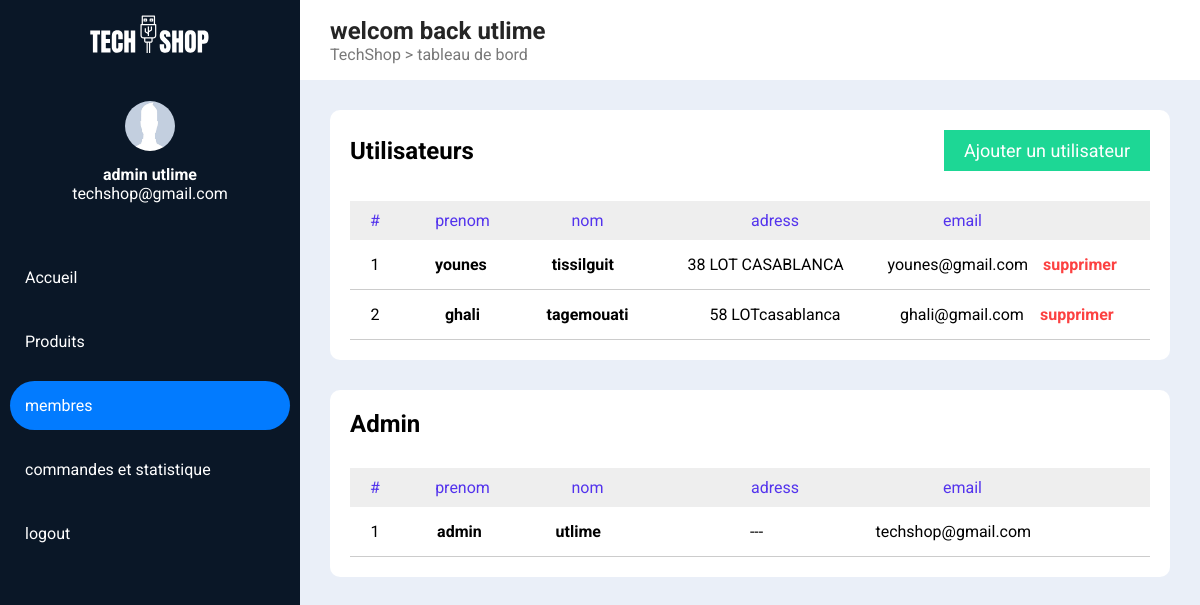
Screenshot of /admin/admin_users.php (signed in) with the database file from the repository.
### tables this page shows
CREATE TABLE `client` (
  `clientID` int(11) NOT NULL,
  `nom` varchar(255) NOT NULL,
  `prenom` varchar(255) NOT NULL,
  `address` varchar(255) NOT NULL,
  `email` varchar(255) NOT NULL,
  `mdp` varchar(255) NOT NULL,
  `autori` int(1) NOT NULL DEFAULT 0
);

### admin/admin_users.php (the view, shortened to what this page needs)
<?php
    include '../includes/connect.php' ;
    $sql = " SELECT * FROM client WHERE autori != 1" ;
    $result = mysqli_query($conn, $sql);
    $users = mysqli_fetch_all($result, MYSQLI_ASSOC);
    $sql = " SELECT * FROM client WHERE autori = 1" ;
    $result = mysqli_query($conn, $sql);
    $admins = mysqli_fetch_all($result, MYSQLI_ASSOC);
    $id = $_SESSION["id"];
    $sql = "SELECT * FROM client WHERE clientID = '$id' ";
    $result = mysqli_query($conn, $sql);
    $admin = mysqli_fetch_assoc($result);
?>
<!DOCTYPE html>
<html lang="en">
<head>
    <link rel="stylesheet" href="../css/admin.css">
    <link rel="stylesheet" href="../css/admin_user.css">
</head>
<body>
  <nav id="left_nav">
    <img class="logo" src="../assets/logo.svg" alt="">
    <div class="admin_inf">
      <img src="../assets/avatar3.jpg" alt="">
      <h4><?php echo $admin['nom'] . " " . $admin['prenom']; ?></h4>
        <p><?php echo $admin['email']; ?></p>
    </div>
    <ul class="dash_links">
        <li><a href="./home.php">Accueil</a></li>
        <li><a href="./admin_produit.php">Produits</a></li>
        <li><a class="active" href="./admin_users.php">membres</a></li>
        <li><a href="admin_cmd.php">commandes et statistique</a></li>
        <li><a href="../page/logout.php">logout</a></li>
    </ul>
  </nav>
  <div id="top_nav">
    <div class="">
      <h2>welcom back <?php echo $admin['prenom'] ?></h2>
      <p>TechShop > tableau de bord</p>
    </div>
  </div>
  <section id="users">
      <div class="containe">
         <div class="box">
              <div class="table_head">
                <h1>Utilisateurs</h1>
                <a href="./admin_ajout_user.php">Ajouter un utilisateur</a>
              </div>
              <div class="bare">
                  <p>#</p>
                  <p>prenom</p>
                  <p>nom</p>
                  <p>adress</p>
                  <p>email</p>
              </div>
              <?php
              $counter = 1;
              foreach($users as $user) {?>
              <div class="onePro">
                  <p class="text-center"><?php echo $counter++; ?></p>
                  <h2><?php echo $user['nom'] ;?></h2>
                  <h3><?php echo $user['prenom'] ;?> </h3>
                  <div class="text-center"><?php echo $user['address'];?></div>
                  <p><?php echo $user['email'] ;?></p>
                  <a class="supprim" href="admin_users.php?id_client=<?php echo $user['clientID'] ; ?>">
                      supprimer
                  </a>
                  </div>
              <?php } ?>
          </div>
          <div class="box">
               <div class="table_head">
                 <h1>Admin</h1>
               </div>
               <div class="bare">
                   <p>#</p>
                   <p>prenom</p>
                   <p>nom</p>
                   <p>adress</p>
                   <p>email</p>
               </div>
               <?php
               $counter = 1;
               foreach($admins as $admin) {?>
               <div class="onePro">
                   <p class="text-center"><?php echo $counter++; ?></p>
                   <h2><?php echo $admin['nom'] ;?></h2>
                   <h3><?php echo $admin['prenom'] ;?> </h3>
                   <div class="text-center"><?php echo $admin['address'];?></div>
                   <p><?php echo $admin['email'] ;?></p>
                   </div>
               <?php } ?>
           </div>
      </div>
  </section>
</body>
</html>

### css/admin.css (style rules this page uses)
* { margin: 0; padding: 0; box-sizing: border-box; }
body { font-family: 'Roboto', sans-serif; overflow-x: hidden; margin-left: 300px; transition: all .3s ease; background-color: #EAEFF8 }
#left_nav { position: fixed; left: 0; top: 0; height: 100vh; width: 300px; background-color: #0A1727; transition: all .3s ease; z-index: 10 }
#left_nav .logo { width: 120px; display: block; margin: 15px auto 40px; }
#left_nav .admin_inf { text-align: center; color: #fff; margin-bottom: 50px }
#left_nav .admin_inf img { width: 50px; height: 50px; margin-bottom: 10px; border-radius: 50% }
#left_nav .dash_links { margin: 0; margin-top: 40px; padding: 0 10px; }
#left_nav .dash_links li { margin-bottom: 15px; }
#left_nav .dash_links li a { display: block; width: 100%; color: #fff; text-decoration: none; padding: 15px; transition: all .3s; border-radius: 25px }
#left_nav .dash_links li a:hover, #left_nav .dash_links li .active { background-color: #027BFF }
#top_nav { width: 100%; min-height: 80px; background-color: #fff; display: flex; align-items: center; justify-content: space-between; padding: 0 30px; }
#top_nav h2 { color: #252525 }
#top_nav p { color: #797979 }

### css/admin_user.css (style rules this page uses)
#users { margin-top: 30px; padding: 0 30px; }
#users .box { background-color: white; padding: 20px; border-radius: 10px; overflow-x: scroll; margin-bottom: 30px }
.table_head { display: flex; align-items: center; justify-content: space-between; margin-bottom: 25px; }
.table_head a { text-decoration: none; padding: 10px 20px; text-align: center; background-color: #1DD795; color: #fff; font-size: 18px }
#users .box .bare { background-color: #EEEEEE; display: grid; grid-template-columns: 50px 1fr 1fr 2fr 1fr 1fr; padding: 10px 0px; justify-content: center; align-items: center; margin-top: 30px; }
#users .box .bare p { color: #5333ED; justify-self: center; }
#users .onePro { display: grid; grid-template-columns: 50px 1fr 1fr 2fr 1fr 1fr; justify-content: center; align-items: center; border-bottom: 1px solid #ccc; padding: 15px 0px; }
.text-center { text-align: center }
.supprim { padding-left: 15px; color: #FC4141; font-weight: bold; text-decoration: none }
#users .onePro h3,#users .onePro h2 { font-size: medium; justify-self: center; }

### rows the page displays
client: nom "admin", prenom "utlime", email "techshop@gmail.com", address "---"
client: nom "younes", prenom "tissilguit", address "38 LOT CASABLANCA", email "younes@gmail.com"
client: nom "ghali", prenom "tagemouati", address "58 LOTcasablanca", email "ghali@gmail.com"
